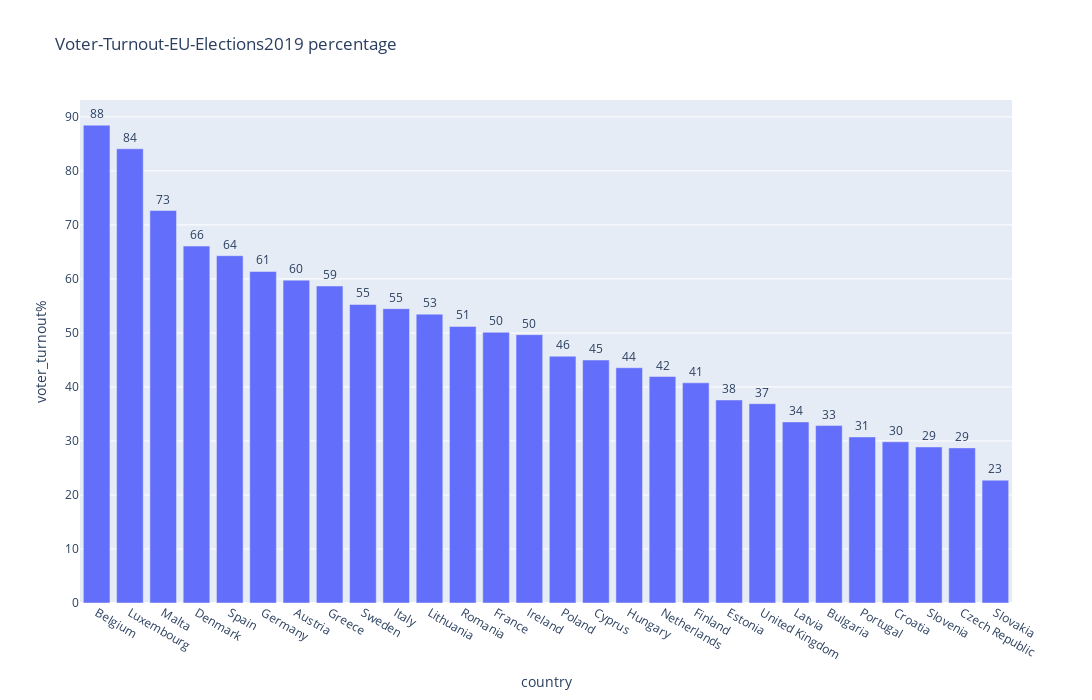

The cell this chart's notebook holds for it:
### Code cell
fig=px.bar(only2019,x='country',y='voter_turnout%',text='voter_turnout%',title='Voter-Turnout-EU-Elections2019 percentage',height=700, width=2000)
fig.update_traces(texttemplate='%{text:.2s}', textposition='outside')
fig.show()

### Figure 1 — Plotly figure (JSON) as saved in the notebook; plotly's stock layout.template omitted (floating-point values rounded to 4 significant figures)
{"data": [{"alignmentgroup": "True", "hovertemplate": "country=%{x}<br>voter_turnout%=%{text}<extra></extra>", "legendgroup": "", "marker": {"color": "#636efa"}, "name": "", "offsetgroup": "", "orientation": "v", "showlegend": false, "text": [88.47, 84.1, 72.66, 66.08, 64.3, 61.38, 59.77, 58.69, 55.27, 54.5, 53.48, 51.2, 50.12, 49.68, 45.69, 44.99, 43.56, 41.93, 40.76, 37.59, 36.9, 33.53, 32.85, 30.75, 29.85, 28.89, 28.72, 22.74], "textposition": "outside", "texttemplate": "%{text:.2s}", "type": "bar", "x": ["Belgium", "Luxembourg", "Malta", "Denmark", "Spain", "Germany", "Austria", "Greece", "Sweden", "Italy", "Lithuania", "Romania", "France", "Ireland", "Poland", "Cyprus", "Hungary", "Netherlands", "Finland", "Estonia", "United Kingdom", "Latvia", "Bulgaria", "Portugal", "Croatia", "Slovenia", "Czech Republic", "Slovakia"], "xaxis": "x", "y": [88.47, 84.1, 72.66, 66.08, 64.3, 61.38, 59.77, 58.69, 55.27, 54.5, 53.48, 51.2, 50.12, 49.68, 45.69, 44.99, 43.56, 41.93, 40.76, 37.59, 36.9, 33.53, 32.85, 30.75, 29.85, 28.89, 28.72, 22.74], "yaxis": "y"}], "layout": {"barmode": "relative", "height": 700, "legend": {"tracegroupgap": 0}, "title": {"text": "Voter-Turnout-EU-Elections2019 percentage"}, "width": 2000, "xaxis": {"anchor": "y", "domain": [0, 1], "title": {"text": "country"}}, "yaxis": {"anchor": "x", "domain": [0, 1], "title": {"text": "voter_turnout%"}}}}
